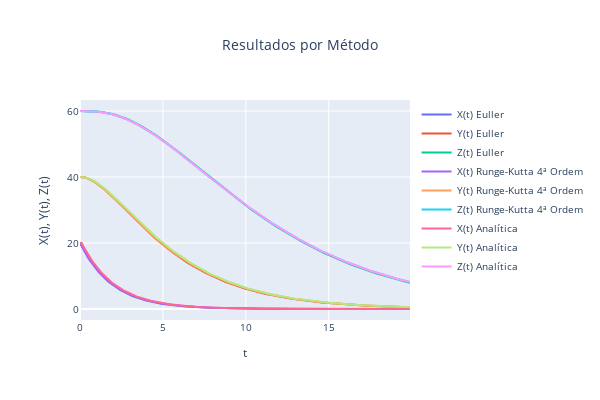

Source (notebook cell):
### Code cell
e.plot_output()

### Figure 1 — Plotly figure (JSON) as saved in the notebook; plotly's stock layout.template omitted (floating-point values rounded to 4 significant figures; data arrays with more than 128 entries replaced by an {"elided": "..."} marker saying what was removed)
{"data": [{"mode": "lines", "name": "X(t) Euller", "type": "scatter", "x": {"elided": "200 float values"}, "y": {"elided": "200 float values"}}, {"mode": "lines", "name": "Y(t) Euller", "type": "scatter", "x": {"elided": "200 float values"}, "y": {"elided": "200 float values"}}, {"mode": "lines", "name": "Z(t) Euller", "type": "scatter", "x": {"elided": "200 float values"}, "y": {"elided": "200 float values"}}, {"mode": "lines", "name": "X(t) Runge-Kutta 4ª Ordem", "type": "scatter", "x": {"elided": "200 float values"}, "y": {"elided": "200 float values"}}, {"mode": "lines", "name": "Y(t) Runge-Kutta 4ª Ordem", "type": "scatter", "x": {"elided": "200 float values"}, "y": {"elided": "200 float values"}}, {"mode": "lines", "name": "Z(t) Runge-Kutta 4ª Ordem", "type": "scatter", "x": {"elided": "200 float values"}, "y": {"elided": "200 float values"}}, {"mode": "lines", "name": "X(t) Analítica", "type": "scatter", "x": {"elided": "200 float values"}, "y": {"elided": "200 float values"}}, {"mode": "lines", "name": "Y(t) Analítica", "type": "scatter", "x": {"elided": "200 float values"}, "y": {"elided": "200 float values"}}, {"mode": "lines", "name": "Z(t) Analítica", "type": "scatter", "x": {"elided": "200 float values"}, "y": {"elided": "200 float values"}}], "layout": {"font": {"size": 10}, "height": 400, "title": {"text": "Resultados por Método", "x": 0.5}, "width": 600, "xaxis": {"title": {"text": "t"}}, "yaxis": {"title": {"text": "X(t), Y(t), Z(t)"}}}}
